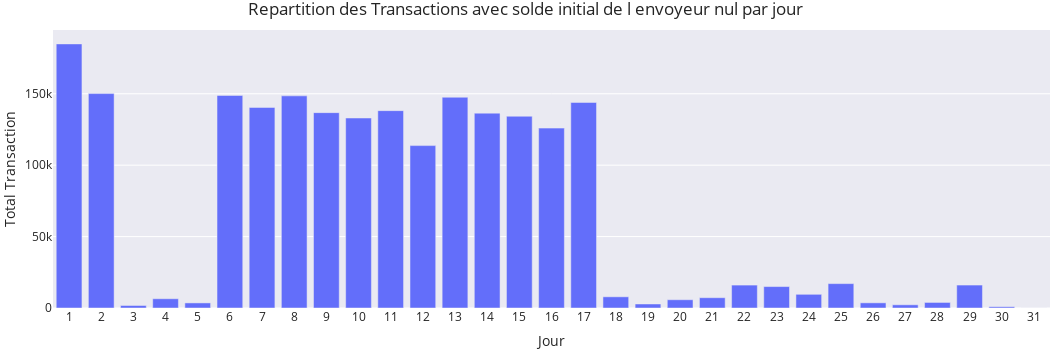

Notebook cell for this chart:
### Code cell
data_sender_null = pd.read_csv('data/T_sold_sender_Null.csv',index_col=0)


def retourne_repartition_transaction_sender_null(data_sender_null=data_sender_null):
    height = 350
    width = 1050
    fig = px.bar(data_sender_null.sort_values(by='jour_du_mois'), x='jour_du_mois', y='Nombre', title='Repartition des Transactions avec solde initial de l envoyeur nul par jour')
    fig.update_xaxes(
        type='category',  
        categoryorder='array',  
        categoryarray=[i for i in data_sender_null.sort_values(by='jour_du_mois').jour_du_mois]  
    )
    fig.update_layout(xaxis=dict(showgrid=False,title="Jour"),
                          yaxis=dict(showgrid=True,title="Total Transaction"),
                          margin=dict(t=30,l=0,r=0,b=0),
                          height=height,width=width,template="seaborn")
    
    return fig

retourne_repartition_transaction_sender_null().show()

### Figure 1 — Plotly figure (JSON) as saved in the notebook; plotly's stock layout.template omitted (floating-point values rounded to 4 significant figures)
{"data": [{"alignmentgroup": "True", "hovertemplate": "jour_du_mois=%{x}<br>Nombre=%{y}<extra></extra>", "legendgroup": "", "marker": {"color": "#636efa", "pattern": {"shape": ""}}, "name": "", "offsetgroup": "", "orientation": "v", "showlegend": false, "textposition": "auto", "type": "bar", "x": [1, 2, 3, 4, 5, 6, 7, 8, 9, 10, 11, 12, 13, 14, 15, 16, 17, 18, 19, 20, 21, 22, 23, 24, 25, 26, 27, 28, 29, 30, 31], "xaxis": "x", "y": [184902, 150119, 1755, 6472, 3563, 148806, 140439, 148526, 136782, 133022, 138170, 113699, 147575, 136426, 134265, 125939, 143902, 7842, 2818, 5781, 7214, 16049, 15002, 9586, 17077, 3622, 2242, 3892, 16068, 891, 3], "yaxis": "y"}], "layout": {"barmode": "relative", "height": 350, "legend": {"tracegroupgap": 0}, "margin": {"b": 0, "l": 0, "r": 0, "t": 30}, "title": {"text": "Repartition des Transactions avec solde initial de l envoyeur nul par jour"}, "width": 1050, "xaxis": {"anchor": "y", "categoryarray": [1, 2, 3, 4, 5, 6, 7, 8, 9, 10, 11, 12, 13, 14, 15, 16, 17, 18, 19, 20, 21, 22, 23, 24, 25, 26, 27, 28, 29, 30, 31], "categoryorder": "array", "domain": [0, 1], "showgrid": false, "title": {"text": "Jour"}, "type": "category"}, "yaxis": {"anchor": "x", "domain": [0, 1], "showgrid": true, "title": {"text": "Total Transaction"}}}}
